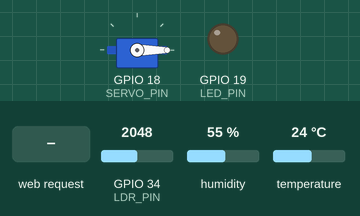
This sketch was run on a simulated ESP32. On the bench: servo, output pins drawn as LEDs (lit = HIGH). Inputs (shaded band) come from the test bench; at power-on: GPIO 34 (LDR_PIN) = 2048, humidity 55 %, temperature 24 °C. What the sketch prints to the serial monitor is not drawn.

Above: at 1.2 s.
1.3 s: HTTP request GET /puerta received
At 2.5 s:
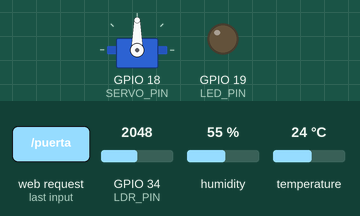
2.8 s: HTTP request GET /foco received
4.3 s: HTTP request GET /clima received
Timing chart, 0 to 7.3 s (numbered marks = the images above; inputs shaded):
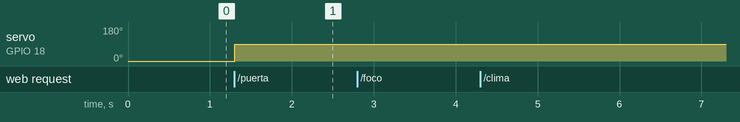

The sketch:

casa.ino
```cpp
#include <WiFi.h>
#include <WebServer.h>
#include <DHT.h>
#include <ESP32Servo.h>

const char* AP_SSID     = "CasaInteligente";
const char* AP_PASSWORD = "microc2026";
const int   AP_CANAL    = 6;

#define DHT_PIN     33
#define DHT_TYPE    DHT22
#define LDR_PIN     34
#define SERVO_PIN   18
#define LED_PIN     19
#define LED_FREQ    5000
#define LED_RES     19
#define VENTANA_CERRADA  0
#define VENTANA_ABIERTA  90

DHT       dht(DHT_PIN, DHT_TYPE);
Servo     ventana;
WebServer server(80);

float temperatura    = 0.0;
float humedad        = 0.0;
int   luzAmbiente    = 0;
bool  ventanaAbierta = false;
bool  luzEncendida   = false;
int   brilloLED      = 200;

unsigned long ultimaLectura = 0;
const unsigned long INTERVALO = 2000;

const char INDEX_HTML[] PROGMEM = R"rawliteral(
<!DOCTYPE html>
<html lang="es">
<head>
<meta charset="UTF-8">
<meta name="viewport" content="width=device-width, initial-scale=1">
<title>Casa Inteligente</title>
<style>
  :root{--bg:#0a0e14;--card:#131820;--acc:#00d9a3;--text:#e8eaed;--muted:#6b7280;--border:#1f2937;}
  *{box-sizing:border-box;margin:0;padding:0;}
  body{background:var(--bg);color:var(--text);font-family:'Segoe UI',system-ui,sans-serif;min-height:100vh;padding:20px;max-width:480px;margin:0 auto;}
  .header{display:flex;justify-content:space-between;align-items:center;margin-bottom:24px;}
  .title{font-size:1.4rem;font-weight:600;}
  .subtitle{font-size:.7rem;color:var(--muted);text-transform:uppercase;margin-top:2px;}
  .status{display:flex;align-items:center;gap:6px;font-size:.7rem;color:var(--muted);}
  .dot{width:6px;height:6px;border-radius:50%;background:var(--acc);box-shadow:0 0 6px var(--acc);}
  .section{margin-bottom:24px;}
  .section-title{font-size:.7rem;letter-spacing:3px;color:var(--muted);text-transform:uppercase;margin-bottom:12px;}
  .sensors{display:grid;grid-template-columns:1fr 1fr 1fr;gap:10px;}
  .sensor{background:var(--card);border:1px solid var(--border);border-radius:12px;padding:14px 10px;text-align:center;}
  .sensor-icon{font-size:1.4rem;margin-bottom:6px;}
  .sensor-val{font-size:1.6rem;font-weight:600;}
  .sensor-unit{font-size:.7rem;color:var(--muted);margin-top:3px;}
  .sensor-label{font-size:.65rem;color:var(--muted);margin-top:8px;text-transform:uppercase;}
  .actuator{background:var(--card);border:1px solid var(--border);border-radius:12px;padding:16px;margin-bottom:10px;}
  .act-header{display:flex;justify-content:space-between;align-items:center;margin-bottom:12px;}
  .act-name{font-size:.95rem;font-weight:500;}
  .act-status{font-size:.7rem;padding:3px 10px;border-radius:4px;text-transform:uppercase;}
  .act-status.on{background:rgba(0,217,163,.15);color:var(--acc);}
  .act-status.off{background:rgba(107,114,128,.2);color:var(--muted);}
  .act-controls{display:flex;gap:8px;}
  .act-btn{flex:1;padding:10px;border:1px solid var(--border);border-radius:8px;background:transparent;color:var(--text);font-family:inherit;font-size:.8rem;cursor:pointer;transition:all .2s;}
  .act-btn:hover{border-color:var(--acc);color:var(--acc);}
  .brillo-row{margin-top:10px;display:flex;align-items:center;gap:10px;}
  .brillo-lbl{font-size:.7rem;color:var(--muted);}
  input[type=range]{flex:1;accent-color:var(--acc);}
</style>
</head>
<body>
<div class="header">
  <div><div class="title">Casa Inteligente</div><div class="subtitle">Unidad Central</div></div>
  <div class="status"><span class="dot"></span><span id="st">Conectado</span></div>
</div>
<div class="section">
  <div class="section-title">Sensores</div>
  <div class="sensors">
    <div class="sensor"><div class="sensor-icon">🌡️</div><div class="sensor-val" id="temp">--</div><div class="sensor-unit">°C</div><div class="sensor-label">Temperatura</div></div>
    <div class="sensor"><div class="sensor-icon">💧</div><div class="sensor-val" id="hum">--</div><div class="sensor-unit">%</div><div class="sensor-label">Humedad</div></div>
    <div class="sensor"><div class="sensor-icon">☀️</div><div class="sensor-val" id="luz">--</div><div class="sensor-unit">%</div><div class="sensor-label">Luz amb.</div></div>
  </div>
</div>
<div class="section">
  <div class="section-title">Actuadores</div>
  <div class="actuator">
    <div class="act-header"><div class="act-name">🪟 Ventana</div><div class="act-status off" id="vs">Cerrada</div></div>
    <div class="act-controls"><button class="act-btn" onclick="fetch('/ventana?estado=cerrar').then(actualizar)">Cerrar</button><button class="act-btn" onclick="fetch('/ventana?estado=abrir').then(actualizar)">Abrir</button></div>
  </div>
  <div class="actuator">
    <div class="act-header"><div class="act-name">💡 Luz</div><div class="act-status off" id="ls">Apagada</div></div>
    <div class="act-controls"><button class="act-btn" onclick="fetch('/led?estado=off').then(actualizar)">Apagar</button><button class="act-btn" onclick="fetch('/led?estado=on').then(actualizar)">Encender</button></div>
    <div class="brillo-row"><span class="brillo-lbl">BRILLO</span><input type="range" min="0" max="255" value="200" oninput="fetch('/brillo?v='+this.value)"><span class="brillo-lbl" id="bv">200</span></div>
  </div>
</div>
<script>
async function actualizar(){
  try{
    const d=await(await fetch('/datos')).json();
    document.getElementById('temp').textContent=d.temperatura.toFixed(1);
    document.getElementById('hum').textContent=d.humedad.toFixed(0);
    document.getElementById('luz').textContent=d.luz;
    document.getElementById('vs').textContent=d.ventana?'Abierta':'Cerrada';
    document.getElementById('vs').className='act-status '+(d.ventana?'on':'off');
    document.getElementById('ls').textContent=d.led?'Encendida':'Apagada';
    document.getElementById('ls').className='act-status '+(d.led?'on':'off');
    document.getElementById('st').textContent='Conectado';
  }catch(e){document.getElementById('st').textContent='Desconectado';}
}
setInterval(actualizar,2000);actualizar();
</script>
</body>
</html>
)rawliteral";

void leerSensores() {
    float t = dht.readTemperature();
    float h = dht.readHumidity();
    if (!isnan(t)) temperatura = t;
    if (!isnan(h)) humedad = h;
    luzAmbiente = map(analogRead(LDR_PIN), 0, 4095, 0, 100);
}

void abrirVentana()  { ventana.write(VENTANA_ABIERTA); ventanaAbierta = true;  }
void cerrarVentana() { ventana.write(VENTANA_CERRADA); ventanaAbierta = false; }
void toggleVentana() { ventanaAbierta ? cerrarVentana() : abrirVentana(); }
void encenderLED()   { ledcWrite(LED_PIN, brilloLED); luzEncendida = true;  }
void apagarLED()     { ledcWrite(LED_PIN, 0);         luzEncendida = false; }
void toggleLED()     { luzEncendida ? apagarLED() : encenderLED(); }

void handleRoot()  { server.send_P(200, "text/html", INDEX_HTML); }

void handleDatos() {
    String json = "{";
    json += "\"temperatura\":" + String(temperatura, 1) + ",";
    json += "\"humedad\":"     + String(humedad, 1)     + ",";
    json += "\"luz\":"         + String(luzAmbiente)    + ",";
    json += "\"ventana\":"     + String(ventanaAbierta ? "true" : "false") + ",";
    json += "\"led\":"         + String(luzEncendida   ? "true" : "false") + ",";
    json += "\"brillo\":"      + String(brilloLED);
    json += "}";
    server.send(200, "application/json", json);
}

void handleFoco() {
    toggleLED();
    String json = "{\"led\":" + String(luzEncendida ? "true" : "false") + "}";
    server.send(200, "application/json", json);
    Serial.printf("[HTTP] FOCO → %s\n", luzEncendida ? "ENCENDIDO" : "APAGADO");
}

void handlePuerta() {
    toggleVentana();
    String json = "{\"ventana\":" + String(ventanaAbierta ? "true" : "false") + "}";
    server.send(200, "application/json", json);
    Serial.printf("[HTTP] PUERTA → %s\n", ventanaAbierta ? "ABIERTA" : "CERRADA");
}

void handleClima() {
    String json = "{";
    json += "\"temperatura\":" + String(temperatura, 1) + ",";
    json += "\"humedad\":"     + String(humedad, 1);
    json += "}";
    server.send(200, "application/json", json);
    Serial.printf("[HTTP] CLIMA → %.1f C, %.0f %%\n", temperatura, humedad);
}

void handleVentanaSet() {
    if (server.hasArg("estado")) {
        if (server.arg("estado") == "abrir")  abrirVentana();
        if (server.arg("estado") == "cerrar") cerrarVentana();
    }
    server.send(200, "text/plain", "OK");
}

void handleLedSet() {
    if (server.hasArg("estado")) {
        if (server.arg("estado") == "on")  encenderLED();
        if (server.arg("estado") == "off") apagarLED();
    }
    server.send(200, "text/plain", "OK");
}

void handleBrillo() {
    if (server.hasArg("v")) {
        brilloLED = constrain(server.arg("v").toInt(), 0, 255);
        if (luzEncendida) ledcWrite(LED_PIN, brilloLED);
    }
    server.send(200, "text/plain", "OK");
}

void setup() {
    Serial.begin(115200);
    dht.begin();
    ledcAttach(LED_PIN, LED_FREQ, LED_RES);
    ledcWrite(LED_PIN, 0);
    ESP32PWM::allocateTimer(2);
    ventana.setPeriodHertz(50);
    ventana.attach(SERVO_PIN, 500, 2400);
    ventana.write(VENTANA_CERRADA);

    WiFi.mode(WIFI_AP);
    WiFi.softAP(AP_SSID, AP_PASSWORD, AP_CANAL);
    Serial.printf("AP: %s\n", AP_SSID);
    Serial.printf("IP: %s\n", WiFi.softAPIP().toString().c_str());
    Serial.printf("MAC: %s\n", WiFi.macAddress().c_str());

    server.on("/",        handleRoot);
    server.on("/datos",   handleDatos);
    server.on("/foco",    handleFoco);
    server.on("/puerta",  handlePuerta);
    server.on("/clima",   handleClima);
    server.on("/ventana", handleVentanaSet);
    server.on("/led",     handleLedSet);
    server.on("/brillo",  handleBrillo);
    server.begin();
    Serial.println("Todo listo");
}

void loop() {
    server.handleClient();
    if (millis() - ultimaLectura > INTERVALO) {
        ultimaLectura = millis();
        leerSensores();
    }
}
```

Measured:
- after the input at 1.3 s, servo on GPIO 18 (SERVO_PIN): 0° → 90° at once
- after the input at 2.8 s, every drawn part: stays the same
- after the input at 4.3 s, every drawn part: stays the same
